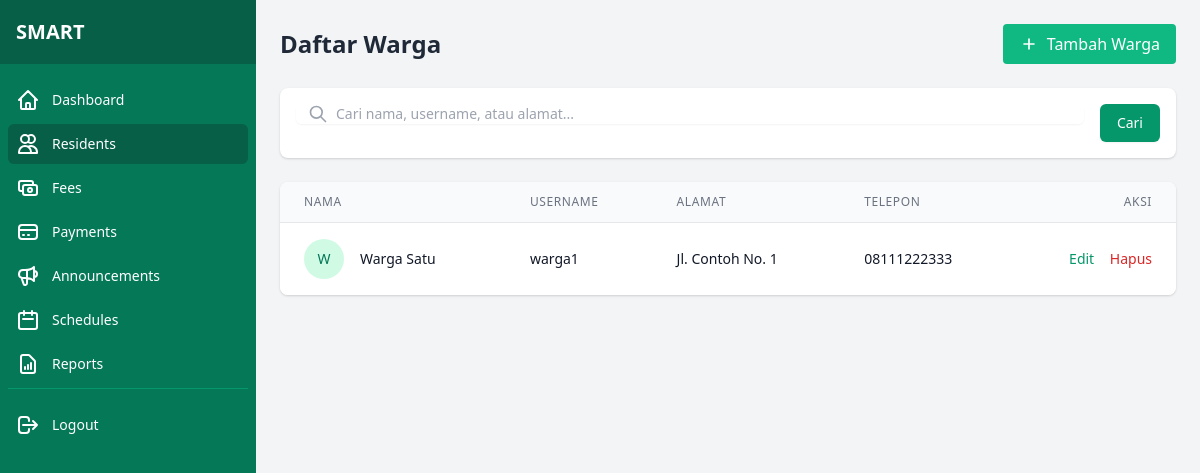
Screenshot of /admin/residents (signed in) with the database file from the repository.
### tables this page shows
CREATE TABLE IF NOT EXISTS users (
    id INT AUTO_INCREMENT PRIMARY KEY,
    name VARCHAR(100) NOT NULL,
    username VARCHAR(50) NOT NULL UNIQUE,
    password VARCHAR(255) NOT NULL,
    role ENUM('admin', 'warga') NOT NULL DEFAULT 'warga',
    address TEXT,
    phone VARCHAR(20),
    created_at DATETIME DEFAULT CURRENT_TIMESTAMP,
    updated_at DATETIME ON UPDATE CURRENT_TIMESTAMP
);

### app/controllers/AdminController.php (called while the page is built, shortened)
<?php
class AdminController {
    public function residents() {
        $userModel = new User();
        $page = isset($_GET['page']) ? (int)$_GET['page'] : 1;
        $limit = 10;
        $offset = ($page - 1) * $limit;
        $search = isset($_GET['search']) ? $_GET['search'] : '';
        $residents = $userModel->getResidents($limit, $offset, $search);
        $totalResidents = $userModel->countResidents($search);
        $totalPages = ceil($totalResidents / $limit);
        $data = [
            'residents' => $residents,
            'currentPage' => $page,
            'totalPages' => $totalPages,
            'search' => $search
        ];
        require_once BASE_PATH . '/app/views/admin/residents.php';
    }
}

### public/index.php (called while the page is built, shortened)
<?php
require_once BASE_PATH . '/config/database.php';
spl_autoload_register(function ($class) {
    $class = str_replace('\\', DIRECTORY_SEPARATOR, $class);
    $file = BASE_PATH . DIRECTORY_SEPARATOR . $class . '.php';
});
require_once BASE_PATH . '/routes/web.php';
$url = isset($_GET['url']) ? $_GET['url'] : '';
$url = rtrim($url, '/');
Router::route($url);

### config/database.php (called while the page is built, shortened)
<?php
class Database {
    private static $instance = null;
    private $connection;
    private function __construct() {
        try {
            $this->connection = new PDO(
                'mysql:host=' . DB_HOST . ';dbname=' . DB_NAME . ';charset=utf8mb4',
                DB_USER,
                DB_PASS,
                [
                    PDO::ATTR_ERRMODE => PDO::ERRMODE_EXCEPTION,
                    PDO::ATTR_DEFAULT_FETCH_MODE => PDO::FETCH_ASSOC,
                    PDO::ATTR_EMULATE_PREPARES => false
                ]
            );
        } catch (PDOException $e) {
            die('Database Connection Error: ' . $e->getMessage());
        }
    }
    public static function getInstance() {
        if (self::$instance === null) {
            self::$instance = new self();
        }
        return self::$instance;
    }
    public function getConnection() {
        return $this->connection;
    }
}

### app/models/User.php (called while the page is built, shortened)
<?php
class User {
    private $db;
    public function __construct() {
        $this->db = \Database::getInstance()->getConnection();
    }
    public function getResidents($limit = 10, $offset = 0, $search = '') {
        $sql = "SELECT * FROM users WHERE role = 'warga'";
        $params = [];
        $sql .= " ORDER BY name ASC LIMIT :limit OFFSET :offset";
        $stmt = $this->db->prepare($sql);
        $stmt->bindValue(':limit', $limit, \PDO::PARAM_INT);
        $stmt->bindValue(':offset', $offset, \PDO::PARAM_INT);
        $stmt->execute();
        return $stmt->fetchAll();
    }
    public function countResidents($search = '') {
        $sql = "SELECT COUNT(*) FROM users WHERE role = 'warga'";
        $params = [];
        $stmt = $this->db->prepare($sql);
        $stmt->execute();
        return (int) $stmt->fetchColumn();
    }
}

### app/views/admin/residents.php (the view, shortened to what this page needs)
<!DOCTYPE html>
<html lang="id">
<head>
    <link href="https://cdn.jsdelivr.net/npm/tailwindcss@2.2.19/dist/tailwind.min.css" rel="stylesheet">
    <link rel="stylesheet" href="/css/styles.css">
</head>
<body class="bg-gray-100 min-h-screen flex flex-col">
    <?php include BASE_PATH . '/app/views/components/admin_header.php'; ?>
    <div class="flex h-screen">
        <?php include BASE_PATH . '/app/views/components/admin_sidebar.php'; ?>
        <main class="flex-1 p-4 md:p-6 overflow-y-auto">
            <div class="max-w-7xl mx-auto">
                <div class="flex justify-between items-center mb-6">
                    <h1 class="text-2xl font-bold text-gray-800">Daftar Warga</h1>
                    <a href="/admin/resident/add" class="bg-green-500 hover:bg-green-600 text-white font-medium py-2 px-4 rounded inline-flex items-center transition-colors">
                        <svg xmlns="http://www.w3.org/2000/svg" class="h-5 w-5 mr-2" fill="none" viewBox="0 0 24 24" stroke="currentColor">
                            <path stroke-linecap="round" stroke-linejoin="round" stroke-width="2" d="M12 6v6m0 0v6m0-6h6m-6 0H6" />
                        </svg>
                        Tambah Warga
                    </a>
                </div>
                <div class="bg-white rounded-lg shadow mb-6">
                    <div class="p-4">
                        <form action="/admin/residents" method="GET" class="flex flex-col md:flex-row gap-4">
                            <div class="flex-1">
                                <div class="relative rounded-md shadow-sm">
                                    <div class="absolute inset-y-0 left-0 pl-3 flex items-center pointer-events-none">
                                    </div>
                                    <input type="text" name="search" id="search" class="focus:ring-green-500 focus:border-green-500 block w-full pl-10 sm:text-sm border-gray-300 rounded-md" placeholder="Cari nama, username, atau alamat..." value="<?= htmlspecialchars($data['search']) ?>">
                                </div>
                            </div>
                            <div>
                                <button type="submit" class="w-full inline-flex items-center justify-center px-4 py-2 border border-transparent text-sm font-medium rounded-md shadow-sm text-white bg-green-600 hover:bg-green-700 focus:outline-none focus:ring-2 focus:ring-offset-2 focus:ring-green-500">
                                    Cari
                                </button>
                            </div>
                        </form>
                    </div>
                </div>
                <div class="bg-white rounded-lg shadow overflow-hidden">
                    <div class="overflow-x-auto">
                        <table class="min-w-full divide-y divide-gray-200 responsive-table" data-sortable>
                            <thead class="bg-gray-50">
                                <tr>
                                    <th scope="col" class="px-6 py-3 text-left text-xs font-medium text-gray-500 uppercase tracking-wider" data-sort="name">
                                        Nama
                                    </th>
                                    <th scope="col" class="px-6 py-3 text-left text-xs font-medium text-gray-500 uppercase tracking-wider" data-sort="username">
                                        Username
                                    </th>
                                    <th scope="col" class="px-6 py-3 text-left text-xs font-medium text-gray-500 uppercase tracking-wider" data-sort="address">
                                        Alamat
                                    </th>
                                    <th scope="col" class="px-6 py-3 text-left text-xs font-medium text-gray-500 uppercase tracking-wider" data-sort="phone">
                                        Telepon
                                    </th>
                                    <th scope="col" class="px-6 py-3 text-right text-xs font-medium text-gray-500 uppercase tracking-wider">
                                        Aksi
                                    </th>
                                </tr>
                            </thead>
                            <tbody class="bg-white divide-y divide-gray-200">
                                <?php if (empty($data['residents'])): ?>
                                    <tr>
                                        <td colspan="5" class="px-6 py-4 text-center text-gray-500">
                                            Tidak ada data warga
                                        </td>
                                    </tr>
                                <?php else: ?>
                                    <?php foreach ($data['residents'] as $resident): ?>
                                        <tr>
                                            <td class="px-6 py-4 whitespace-nowrap" data-label="Nama" data-column="name">
                                                <div class="flex items-center">
                                                    <div class="flex-shrink-0 h-10 w-10">
                                                        <span class="inline-flex items-center justify-center h-10 w-10 rounded-full bg-green-100">
                                                            <span class="text-sm font-medium leading-none text-green-700"><?= substr($resident['name'], 0, 1) ?></span>
                                                        </span>
                                                    </div>
                                                    <div class="ml-4">
                                                        <div class="text-sm font-medium text-gray-900"><?= htmlspecialchars($resident['name']) ?></div>
                                                    </div>
                                                </div>
                                            </td>
                                            <td class="px-6 py-4 whitespace-nowrap" data-label="Username" data-column="username">
                                                <div class="text-sm text-gray-900"><?= htmlspecialchars($resident['username']) ?></div>
                                            </td>
                                            <td class="px-6 py-4" data-label="Alamat" data-column="address">
                                                <div class="text-sm text-gray-900"><?= htmlspecialchars($resident['address']) ?></div>
                                            </td>
                                            <td class="px-6 py-4 whitespace-nowrap" data-label="Telepon" data-column="phone">
                                                <div class="text-sm text-gray-900"><?= htmlspecialchars($resident['phone']) ?></div>
                                            </td>
                                            <td class="px-6 py-4 whitespace-nowrap text-right text-sm font-medium" data-label="Aksi">
                                                <a href="/admin/resident/edit/<?= $resident['id'] ?>" class="text-green-600 hover:text-green-900 mr-3">Edit</a>
                                                <a href="#" class="text-red-600 hover:text-red-900" onclick="confirmDelete(<?= $resident['id'] ?>, '<?= htmlspecialchars($resident['name']) ?>')">Hapus</a>
                                            </td>
                                        </tr>
                                    <?php endforeach; ?>
                                <?php endif; ?>
                            </tbody>
                        </table>
                    </div>
                </div>
            </div>
        </main>
    </div>
</body>
</html>

### routes/web.php (shortened to what this page needs)
<?php
class Router {
    private static $routes = [];
    public static function register($method, $url, $controller, $action) {
        self::$routes[] = [
            'method' => $method,
            'url' => $url,
            'controller' => $controller,
            'action' => $action
        ];
    }
    public static function route($url) {
        $method = $_SERVER['REQUEST_METHOD'];
        foreach (self::$routes as $route) {
            $pattern = self::convertRouteToRegex($route['url']);
            if ($route['method'] == $method && preg_match($pattern, $url, $matches)) {
                array_shift($matches);
                $controller = new $controllerName();
                call_user_func_array([$controller, $route['action']], $matches);
                return;
            }
        }
    }
    private static function convertRouteToRegex($route) {
        $route = preg_replace('/\:([a-zA-Z0-9]+)/', '([^/]+)', $route);
        return '/^' . str_replace('/', '\/', $route) . '$/';
    }
}

### public/css/styles.css (style rules this page uses)
.responsive-table { @apply w-full; }

### rows the page displays
users: name "W", name "Warga Satu", username "warga1", address "Jl. Contoh No. 1", phone "08111222333"
